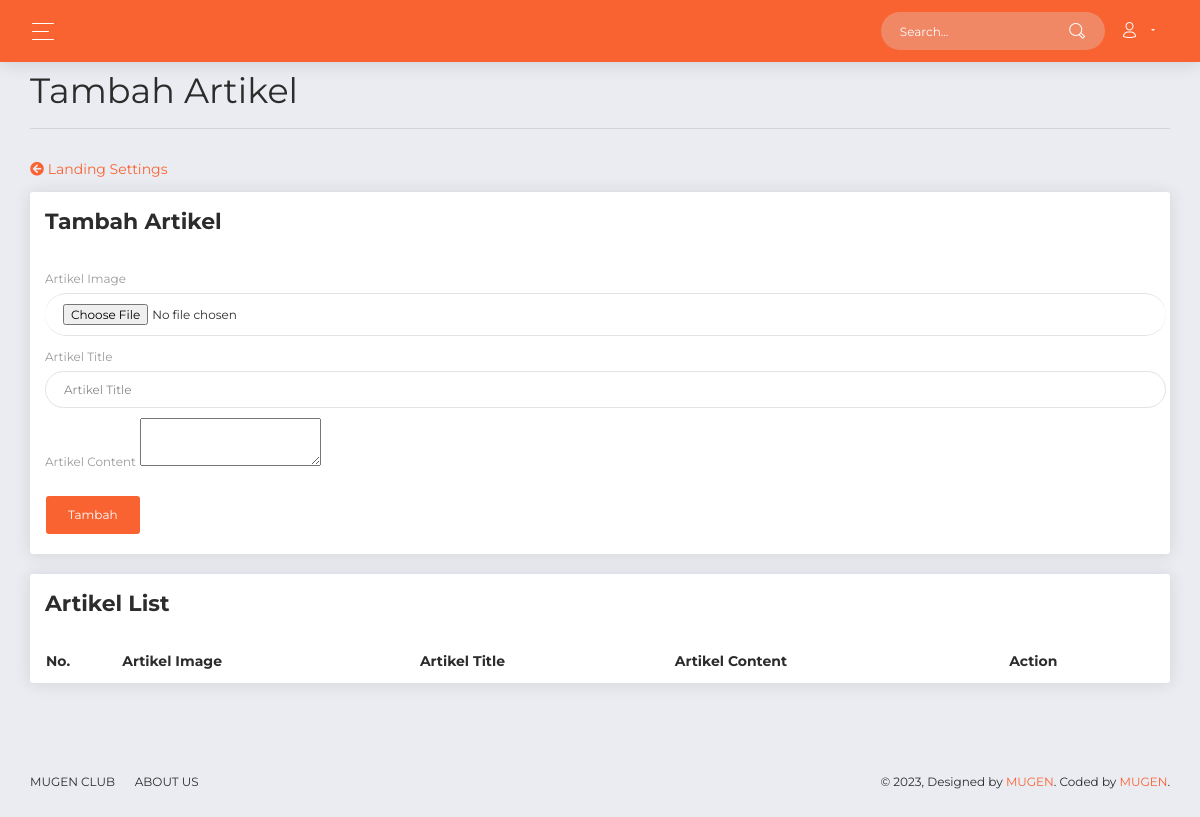
Page /examples/admin.php?p=tambah_artikel on the earlier database version.
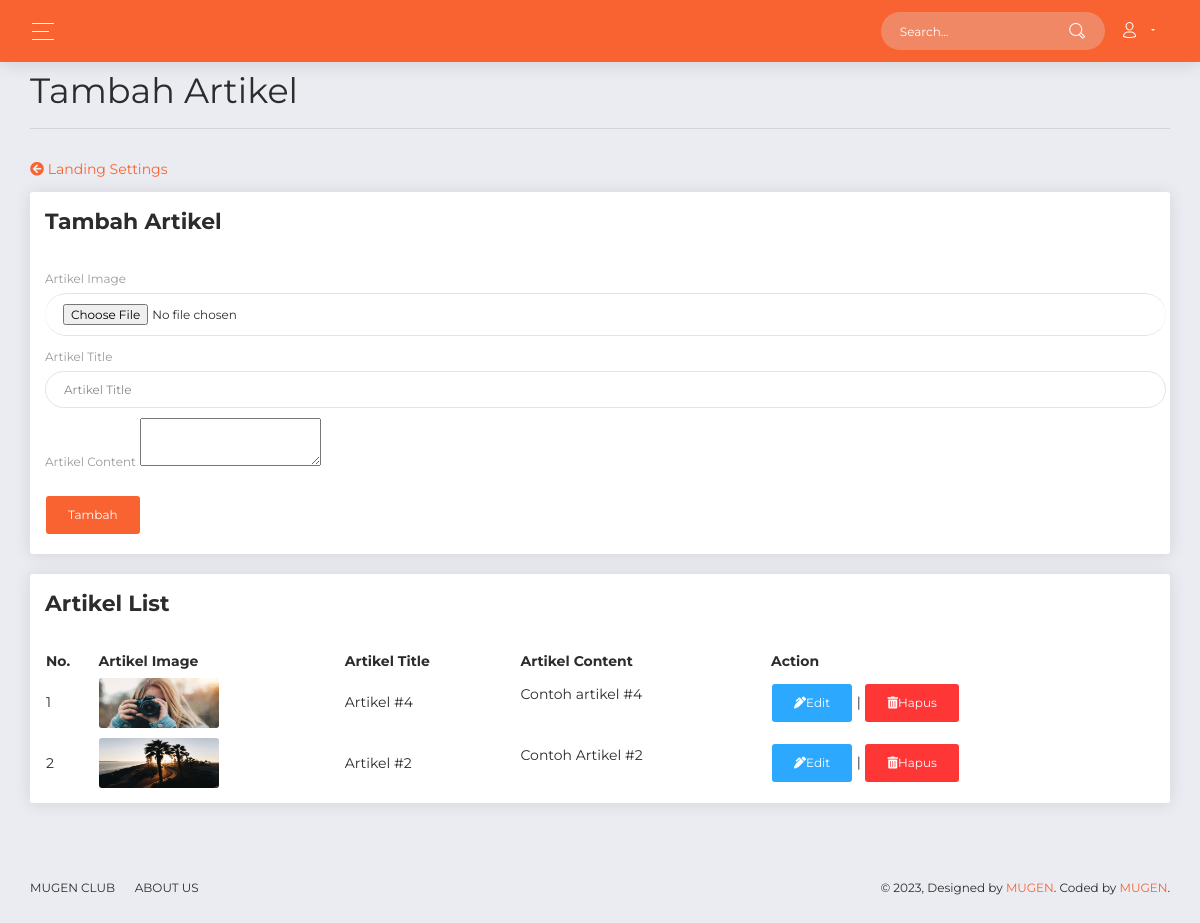
Same page on the later database version.
### tables this page shows
CREATE TABLE `artikel` (
  `id` bigint(20) NOT NULL,
  `img` varchar(255) NOT NULL,
  `title_artikel` varchar(255) NOT NULL,
  `content_artikel` varchar(255) NOT NULL
);

### examples/tambah_artikel.php (the view, shortened to what this page needs)
<div class="content">
  <div class="row">
    <div class="col-lg-12">
      <h2>Tambah Artikel <hr></h3>
    </div>
  </div>
  <div class="row">
    <div class="col-lg-4">
    <a href="admin.php?p=landing"><i class="fas fa-arrow-circle-left mb-3"></i> Landing Settings</a>
    </div>
  </div>
  <div class="row">
          <div class="col-lg-12">
            <div class="card">
              <div class="card-header">
                <h5 class="title">Tambah Artikel</h5>
              </div>
              <div class="card-body">
                <form action="tambah_artikel_act.php" method="POST" enctype="multipart/form-data">
                  <div class="row">
<div class="col-lg-12">
                    <label>Artikel Image</label>
                    </div>
                    <div class="col-lg-12 pr-1">
                    <div class="input-group">
                    <input type="file" class="form-control" name="img" id="customFile">
                            </div>
                    </div>
                  <div class="col-lg-12 pr-1">
                      <div class="form-group">
                        <label>Artikel Title</label>
                        <input type="text" name="title_artikel" class="form-control" placeholder="Artikel Title">
                      </div>
                    </div>
                    <div class="col-lg-12 pr-1">
                      <div class="form-group">
                        <label>Artikel Content</label>
                        <textarea id="myTextarea" name="content_artikel" maxlength="999"></textarea>
                      </div>
                    </div>
                  </div>
                  <div class="row">
                    <div class="col-lg-12 pr-1">
                      <button type="submit" class="btn btn-primary">Tambah</button>
                    </div>
                  </div>
                </form>
        </div>
        </div>
              </div>
            </div>
            <div class="content">
  <div class="row">
          <div class="col-lg-12">
            <div class="card">
              <div class="card-header">
                <h5 class="title">Artikel List</h5>
              </div>
              <div class="card-body">
              <table id="example" class="display" style="width:100%">
        <thead>
            <tr>
                <th>No.</th>
                <th>Artikel Image</th>
                <th>Artikel Title</th>
                <th>Artikel Content</th>
                <th>Action</th>
            </tr>
        </thead>
        <tbody>
            <?php
            $data = mysqli_query($conn, "SELECT * FROM artikel");
            $no = 1;
            while ($tampil = mysqli_fetch_array ($data))
            {
            ?>
            <tr>
                <td><?= $no++; ?></td>
                <td><img style="height:50px;" width="120px" src="../assets/img/upload/<?php echo $tampil["img"];?>" alt=""></td>
                <td><?= $tampil['title_artikel'];?></td>
                <td><?= $tampil['content_artikel'];?></td>
                <td><a href="admin.php?p=ganti_artikel&id=<?= $tampil['id'];?>" type="button" class="btn btn-info"><i class="fas fa-pen-alt"> </i>Edit</a> | <a href="hapus_artikel.php?id=<?= $tampil['id']; ?>" type="button" class="btn btn-danger"><i class="fas fa-trash-alt"> </i>Hapus</a></td>
            </tr>
            <?php }?>
        </tbody>
    </table>
        </div>
        </div>
              </div>
            </div>
            </div>

Differences in the rows shown:
added artikel: img (picture), title_artikel "Artikel #4", content_artikel "Contoh artikel #4"
added artikel: img (picture), title_artikel "Artikel #2", content_artikel "Contoh Artikel #2"
